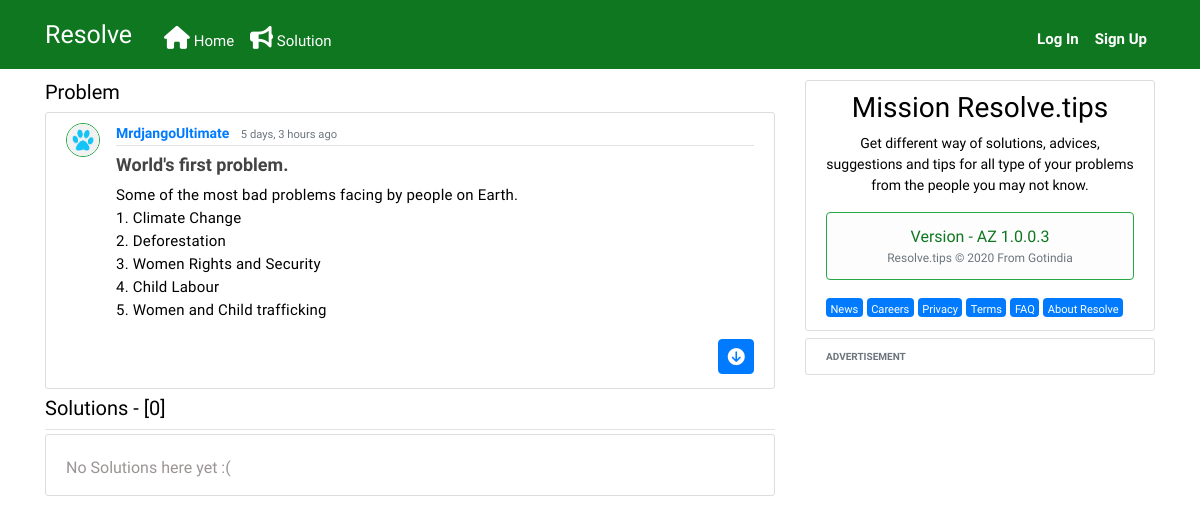
/post/1/, run on an earlier commit of the app's database.
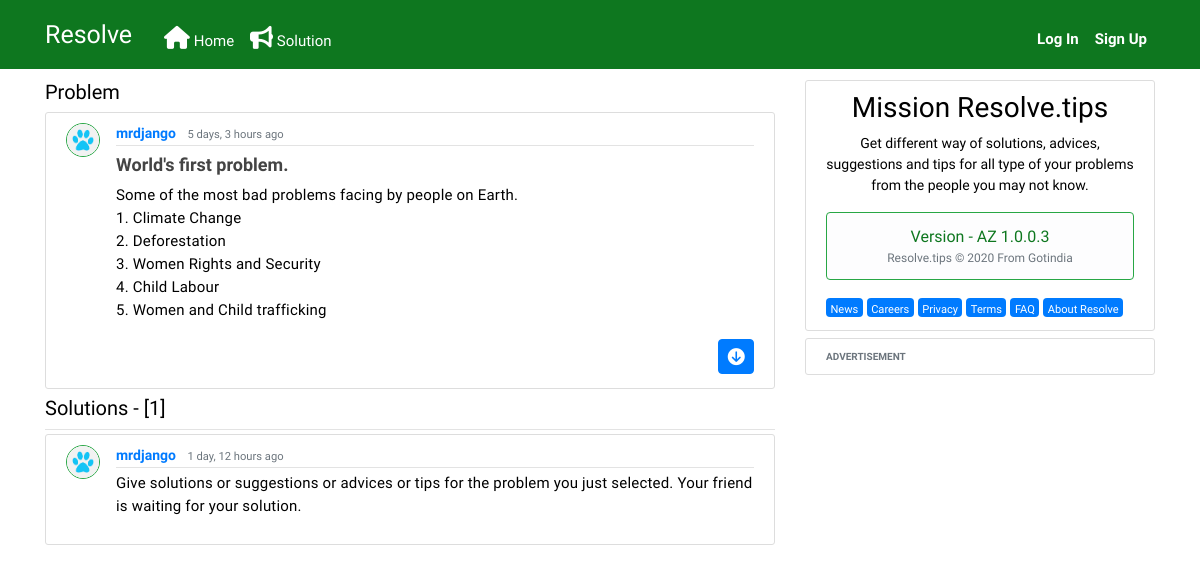
And on a later commit of the database.
### feeds/models.py (models this page shows, shortened)
class Post(models.Model):
    title = models.CharField(max_length=300)
    content = models.TextField()
    date_posted = models.DateTimeField(default=timezone.now)
    author = models.ForeignKey(User, on_delete=models.CASCADE)
    slug = models.SlugField(max_length=250, null=True, blank=True)

class Solution(models.Model):
    post = models.ForeignKey(Post, on_delete=models.CASCADE, related_name='solutions')
    author = models.ForeignKey(User, on_delete=models.CASCADE)
    solution = models.TextField()
    created_date = models.DateTimeField(default=timezone.now)

### users/models.py (models this page shows, shortened)
class Profile(models.Model):
    user = models.OneToOneField(User, on_delete=models.CASCADE)
    image = models.ImageField(default='default.jpg', upload_to='profile_pics')

### feeds/views.py (the view)
# urls.py: path('post/<int:pk>/', PostDetailView.as_view(), name='post-detail'),
class PostDetailView(DetailView):
    model = Post

### feeds/templates/feeds/post_detail.html (shortened to what this page needs)
{% extends "feeds/base.html" %}
{% block content %}
<div>
      <h5> Problem </h5>
</div>
<article class="media content-section">
    <img class="rounded-circle border border-success article-img" src="{{ object.author.profile.image.url }}">
    <div class="media-body">
      <div class="article-metadata">
        <a class="mr-2 linktext" href="{% url 'user-posts' object.author.username %}">{{ object.author }}</a>
        <small class="text-muted">{{ object.date_posted|timesince }} ago</small>
      </div>
      <h2 class="article-title articlemargin">{{ object.title }}</h2>
      <p class="article-content">{{ object.content|safe }}</p>
    </div>
</article>
<div class="article-metadata">
    <h5>Solutions - [{{ post.solutions.count }}{{ post.solutions|pluralize }}]</h5>
</div>
        {% for solution in post.solutions.all %}
          <article class="media content-section">
          <img class="rounded-circle border border-success article-img" src="{{ solution.author.profile.image.url }}">
            <div class="media-body">
              <div class="article-metadata">
                <a class="mr-2 linktext" href="{% url 'user-posts' solution.author.username %}">{{ solution.author }}</a>
                <small class="text-muted">{{ solution.created_date|timesince }} ago</small>
              </div>
                <p class="article-content">{{ solution.solution|safe }}</p>
            </div>
          </article>
        {% empty %}
      <article class="media content-section">
            <h6 class="nosolutions">No Solutions here yet :(</h6>
      </article>
      {% endfor %}
{% endblock content %}

### feeds/templates/feeds/base.html (shortened to what this page needs)
  {% load static %}
  {% load humanize %}
  <html lang="en" dir="ltr">
    <head>
     <link rel="stylesheet" href="https://stackpath.bootstrapcdn.com/bootstrap/4.5.0/css/bootstrap.min.css">
     <link rel="stylesheet" type="text/css" href="{% static 'feeds/main.css' %}">
     </head>
     <body>
        <header class="site-header">
         <nav class="navbar navbar-expand-md navbar-dark bg-steel fixed-top">
          <div class="container">
           <a class="navbar-brand mr-4" href="{% url 'feeds-home' %}"><span>Resolve</span></a>
             <div class="collapse navbar-collapse" id="navbarToggle">
             <div class="navbar-nav mr-auto">
               <a class="nav-item nav-link" href="{% url 'feeds-home' %}"><span style="font-size: 23px;"><i class="fas fa-home"></i></span> Home</a>
                               <a class="nav-item nav-link" href="{% url 'feeds-givesolution' %}"><span style="font-size: 23px;"><i class="fas fa-bullhorn"></i></span> Solution</a>
            </div>
               <div class="navbar-nav">
                 {% if user.is_authenticated %}
                    <a class="nav-item nav-link" href="{% url 'post-create' %}"><span style="font-size: 23px;"><i class="fas fa-pen-nib"></i></span> Problem</a>
                                              <a class="nav-item nav-link" href="{% url 'profile' %}"><span style="font-size: 23px;"><i class="fas fa-user-circle"></i></span> Profile</a>
                    <a class="nav-item nav-link" href="{% url 'logout' %}">Logout <span style="font-size: 23px;"><i class="fas fa-sign-out-alt"></i></span></a>
                 {% else %}
                    <span class="logstyle">  <a class="nav-item rlog nav-link" href="{% url 'login' %}">Log In</a></span>
                  <span class="logstyle">  <a class="nav-item rlog nav-link" href="{% url 'register' %}">Sign Up</a></span>
                 {% endif %}
               </div>
            </div>
          </div>
        </nav>
      </header>
<main role="main" class="container">
   <div class="row">
       <div class="col-md-8">
         {% block content %}{% endblock %}
       </div>
       <div class="col-md-4">
          <div class="content-section">
           <h3 class="resolve">Mission Resolve.tips</h3>
           <p class="mission resolve">Get different way of solutions, advices, suggestions and tips for all type of your problems from the people you may not know.
               <ul class="list-group">
               <li class="list-group-item list-group-item-light border-success version">Version - AZ 1.0.0.3 <br> <small class="text-muted rcopyrights">Resolve.tips © 2020 From Gotindia</small></li>
             </ul>
           </p>
           <a class="badge badge-primary" href="{% url 'feeds-roadmap' %}">News</a>
           <a class="badge badge-primary" href="{% url 'feeds-careers' %}">Careers</a>
           <a class="badge badge-primary" href="{% url 'feeds-privacy' %}">Privacy</a>
           <a class="badge badge-primary" href="{% url 'feeds-terms' %}">Terms</a>
           <a class="badge badge-primary" href="{% url 'feeds-faq' %}">FAQ</a>
           <a class="badge badge-primary" href="{% url 'feeds-about' %}">About Resolve</a>
         </div>
         <div class="content-section">
           <span class="text-muted adchoice">ADVERTISEMENT</span>
         </div>
       </div>
   </div>
</main>
    </body>
</html>

### feeds/static/feeds/main.css (style rules this page uses)
body { color: #000; margin-top: 5rem; font-family: 'Hind Guntur', sans-serif; }
h1, h2, h3, h4, h5, h6 { color: #000; }
ul { margin: 0; }
.bg-steel { background-color: #0e771f; }
.mission { font-size: 14px; }
.site-header .navbar-nav .nav-link { color: #fff; font-size: 15px; padding-top: 18px; }
.rlog { font-size: 18px; font-weight: bold; }
.navbar-brand { font-family: 'Audiowide', cursive; font-size: 25px; }
.articlemargin { margin-top: 0.5rem; }
.linktext { font-weight: 555; }
.rcopyrights { font-size: 12px; text-align: center; }
.version { color: #0e771f; text-align: center; }
.resolve { text-align: center; }
.content-section { background: #ffffff; padding: 10px 20px; border: 1px solid #ddd; border-radius: 3px; margin-bottom: 7px; }
.article-title { color: #444444; font-size:18px; font-weight: 600; }
.article-content { white-space: pre-line; font-size: 15px; line-height: 23px; letter-spacing: 0.2px; }
.article-img { height: 34px; width: 34px; margin-right: 16px; }
.article-metadata { padding-bottom: 1px; font-size: 14px;; margin-bottom: 4px; border-bottom: 1px solid #e3e3e3; }
.adchoice { font-size: 10px; font-weight: 600; }
.badge { font-weight: 400; font-size: 11.1px; padding-top: 6px; }

What changed in the data, as far as the page shows it:
changed through a linked row, Post "World's first problem.": author "MrdjangoUltimate" → "mrdjango"; solutions.count "0" → "1"
added Solution: author.profile.image (placeholder picture), author "mrdjango", created_date "1 day, 12 hours", solution "Give solutions or suggestions or advices or tips for the problem you just selected. Your friend is waiting for your solution."
Also different on the page:
text no longer shown: "No Solutions here yet :("
